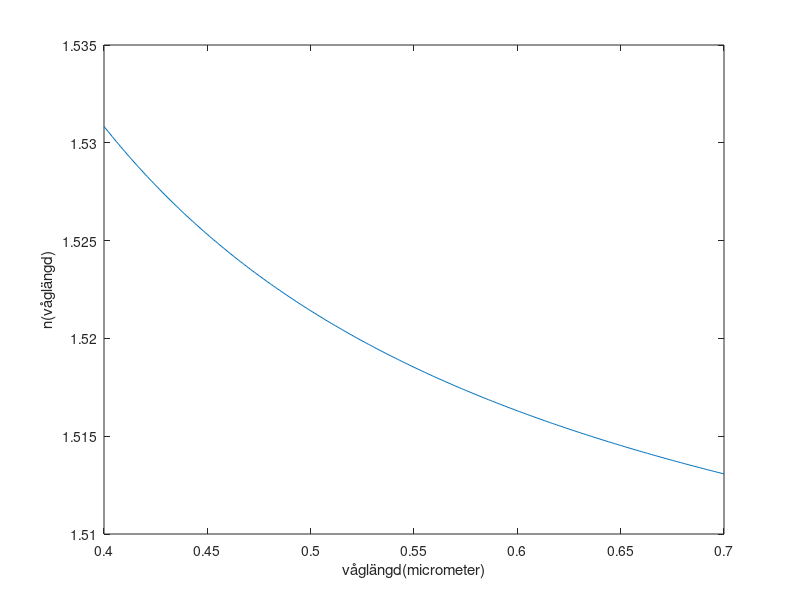

MATLAB code to generate this figure:
A = 0.4:0.001:0.7; % våglängsdintervall

%konstanter
a1 = 2.271176;
a2 = -9.700709 * 10^-3;
a3 = 0.0110971;
a4 = 4.622809*10^-5;
a5 = 1.616105*10^-5;
a6 = -8.285043*10^-7;

%delresultat för läslighet
A2 = A.^2
A4 = A.^4
A6 = A.^6
A8 = A.^8

n = sqrt(a1 + a2 .* A2 + a3./A2 + a4./A4 + a5./A6 + a6./A8) % n enl formel
figure
plot(A,n)
xlabel('våglängd(micrometer)')
ylabel('n(våglängd)')